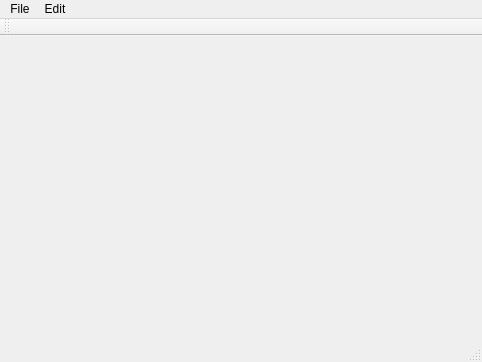
<?xml version="1.0" encoding="UTF-8"?>
<ui version="4.0">
 <class>MainWindow</class>
 <widget class="QMainWindow" name="MainWindow">
  <property name="geometry">
   <rect>
    <x>0</x>
    <y>0</y>
    <width>482</width>
    <height>362</height>
   </rect>
  </property>
  <property name="windowTitle">
   <string>MainWindow</string>
  </property>
  <widget class="QWidget" name="centralwidget"/>
  <widget class="QMenuBar" name="menubar">
   <property name="geometry">
    <rect>
     <x>0</x>
     <y>0</y>
     <width>482</width>
     <height>21</height>
    </rect>
   </property>
   <widget class="QMenu" name="menuWeekly_Scheduler">
    <property name="title">
     <string>File</string>
    </property>
    <addaction name="actionNew"/>
    <addaction name="actionOpen"/>
    <addaction name="actionSave"/>
    <addaction name="actionExport"/>
   </widget>
   <widget class="QMenu" name="menuEdit">
    <property name="title">
     <string>Edit</string>
    </property>
   </widget>
   <addaction name="menuWeekly_Scheduler"/>
   <addaction name="menuEdit"/>
  </widget>
  <widget class="QStatusBar" name="statusbar"/>
  <widget class="QToolBar" name="toolBar">
   <property name="windowTitle">
    <string>toolBar</string>
   </property>
   <attribute name="toolBarArea">
    <enum>TopToolBarArea</enum>
   </attribute>
   <attribute name="toolBarBreak">
    <bool>false</bool>
   </attribute>
  </widget>
  <action name="actionNew">
   <property name="text">
    <string>New</string>
   </property>
  </action>
  <action name="actionOpen">
   <property name="text">
    <string>Open</string>
   </property>
  </action>
  <action name="actionSave">
   <property name="text">
    <string>Save</string>
   </property>
  </action>
  <action name="actionExport">
   <property name="text">
    <string>Export</string>
   </property>
  </action>
 </widget>
 <resources/>
 <connections/>
</ui>
